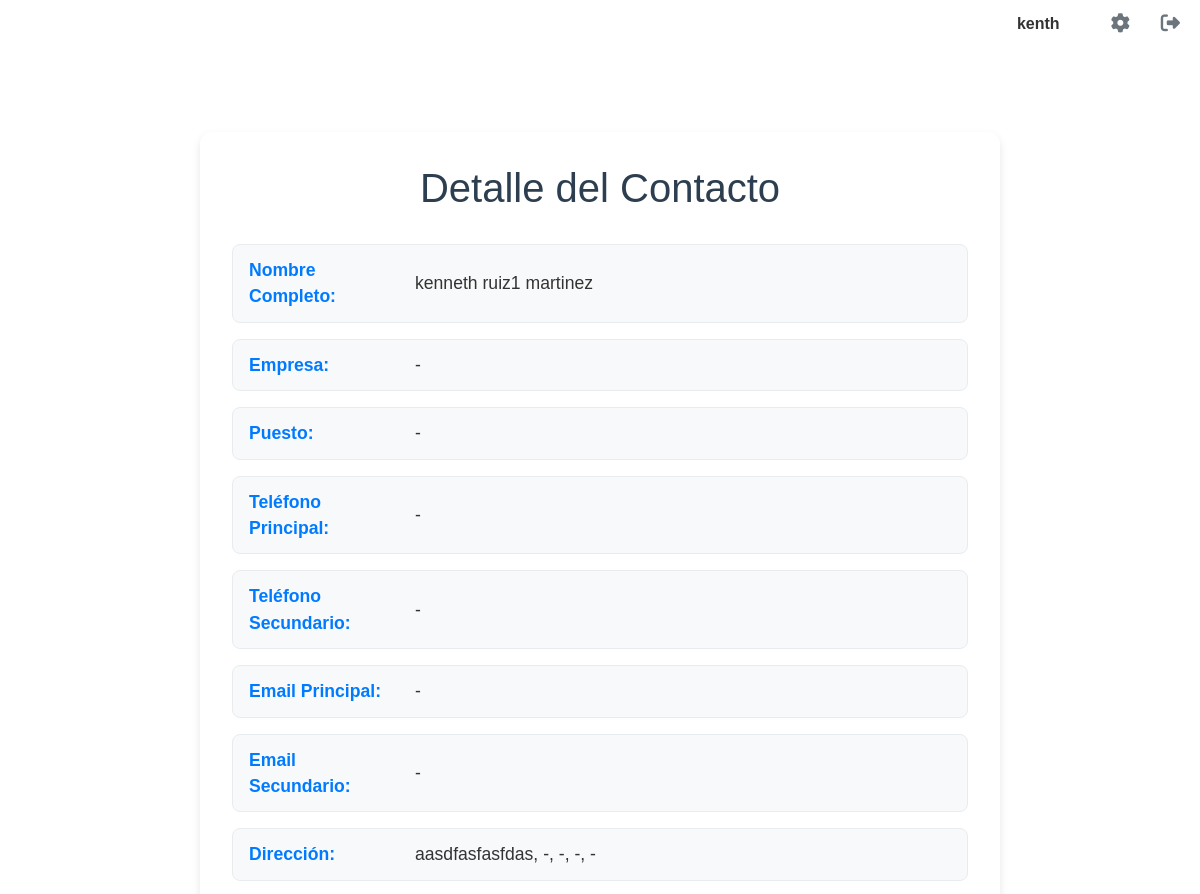
/contacto_detalle/1 (signed in, upper part), run on an earlier commit of the app's database.
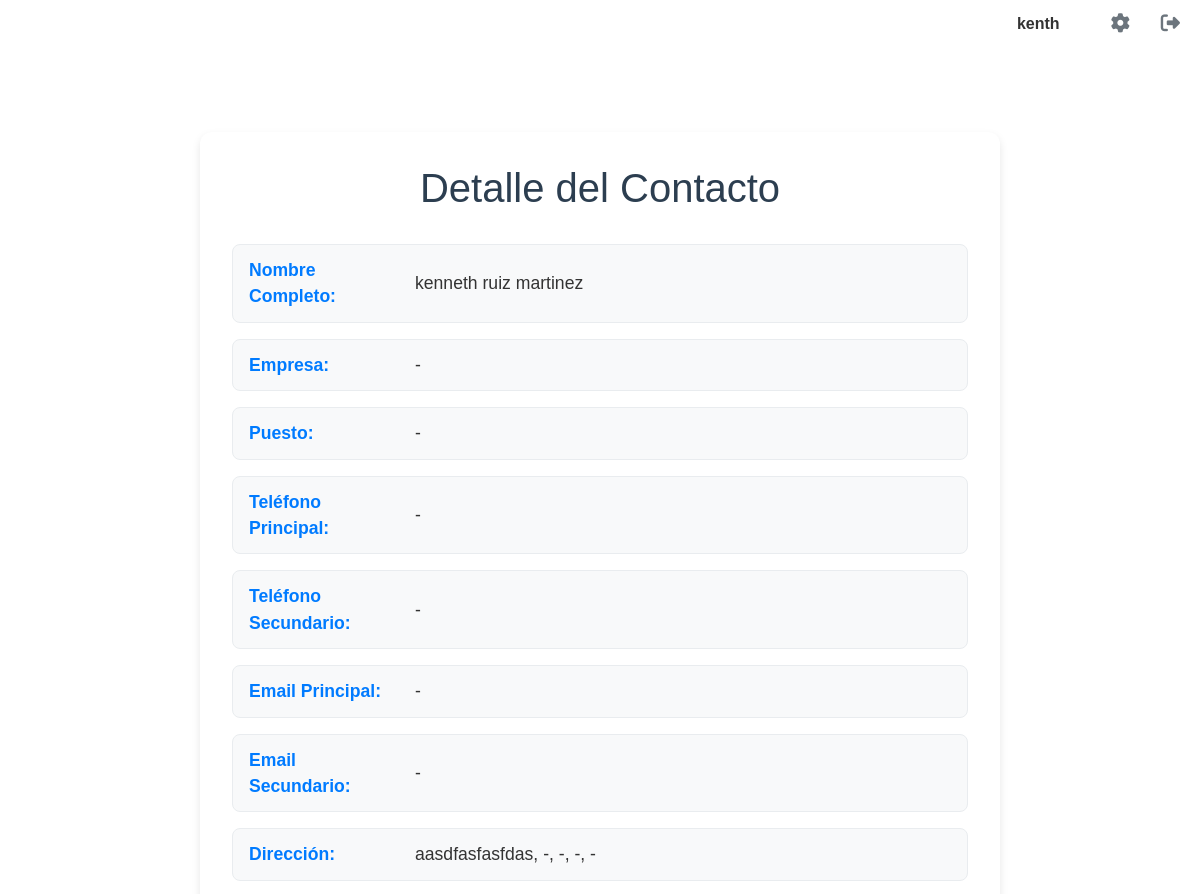
And on a later commit of the database.
### models.py (models this page shows, shortened)
class Contacto(db.Model):
    __tablename__ = 'contacto'
    id = db.Column(db.Integer, primary_key=True)
    nombre = db.Column(db.String(100), nullable=False)
    primer_apellido = db.Column(db.String(100), nullable=True)
    segundo_apellido = db.Column(db.String(100), nullable=True)
    telefono = db.Column(db.String(20), nullable=False)
    movil = db.Column(db.String(20), nullable=True)
    email = db.Column(db.String(120), nullable=True)
    direccion = db.Column(db.String(200), nullable=True)
    tipo_actividad = db.Column(db.String(100), nullable=True)
    nota = db.Column(db.Text, nullable=True)
    fecha_ingreso = db.Column(db.DateTime, default=datetime.utcnow)
    direccion_mapa = db.Column(db.String(255), nullable=True)
    avatar_path = db.Column(db.String(255), nullable=True)
    usuario_id = db.Column(db.Integer, db.ForeignKey('users.id'), nullable=False)
    empresa = db.Column(db.String(100), nullable=True)
    sitio_web = db.Column(db.String(255), nullable=True)
    capacidad_persona = db.Column(db.String(50), nullable=True)
    participacion = db.Column(db.String(50), nullable=True)
    usuario = db.relationship('User', backref=db.backref('contactos', lazy=True))

### app.py (the view)
@app.route('/contacto_detalle/<int:id>')
@login_required
def contacto_detalle(id):
    contacto = Contacto.query.filter_by(id=id, usuario_id=current_user.id).first_or_404()
    return render_template('contacto_detail.html', contacto=contacto, generate_csrf=generate_csrf)

### app.py (called while the page is built)
@login_manager.user_loader
def load_user(user_id):
    return User.query.get(int(user_id))

### models.py (called while the page is built)
    @property
    def is_authenticated(self):
        return True

### templates/contacto_detail.html (shortened to what this page needs)
{% extends 'base.html' %}
{% block content %}
<div class="detail-container">
    {% if contacto %}
        <h1>Detalle del Contacto</h1>
        <div class="detail-item">
            <strong>Nombre Completo:</strong> <span>{{ contacto.nombre }} {{ contacto.primer_apellido or '' }} {{ contacto.segundo_apellido or '' }}</span>
        </div>
        <div class="detail-item">
            <strong>Empresa:</strong> <span>{{ contacto.empresa or '-' }}</span>
        </div>
        <div class="detail-item">
            <strong>Puesto:</strong> <span>{{ contacto.puesto or '-' }}</span>
        </div>
        <div class="detail-item">
            <strong>Teléfono Principal:</strong> <span>{{ contacto.telefono_principal or '-' }}</span>
        </div>
        <div class="detail-item">
            <strong>Teléfono Secundario:</strong> <span>{{ contacto.telefono_secundario or '-' }}</span>
        </div>
        <div class="detail-item">
            <strong>Email Principal:</strong> <span>{{ contacto.email_principal or '-' }}</span>
        </div>
        <div class="detail-item">
            <strong>Email Secundario:</strong> <span>{{ contacto.email_secundario or '-' }}</span>
        </div>
        <div class="detail-item">
            <strong>Dirección:</strong> <span>{{ contacto.direccion or '-' }}, {{ contacto.ciudad or '-' }}, {{ contacto.provincia or '-' }}, {{ contacto.codigo_postal or '-' }}, {{ contacto.pais or '-' }}</span>
        </div>
    {% else %}
        <p>No se encontró el contacto.</p>
    {% endif %}
</div>
{% endblock %}

What changed in the data, as far as the page shows it:
changed Contacto "kenneth": primer_apellido "ruiz1" → "ruiz"
